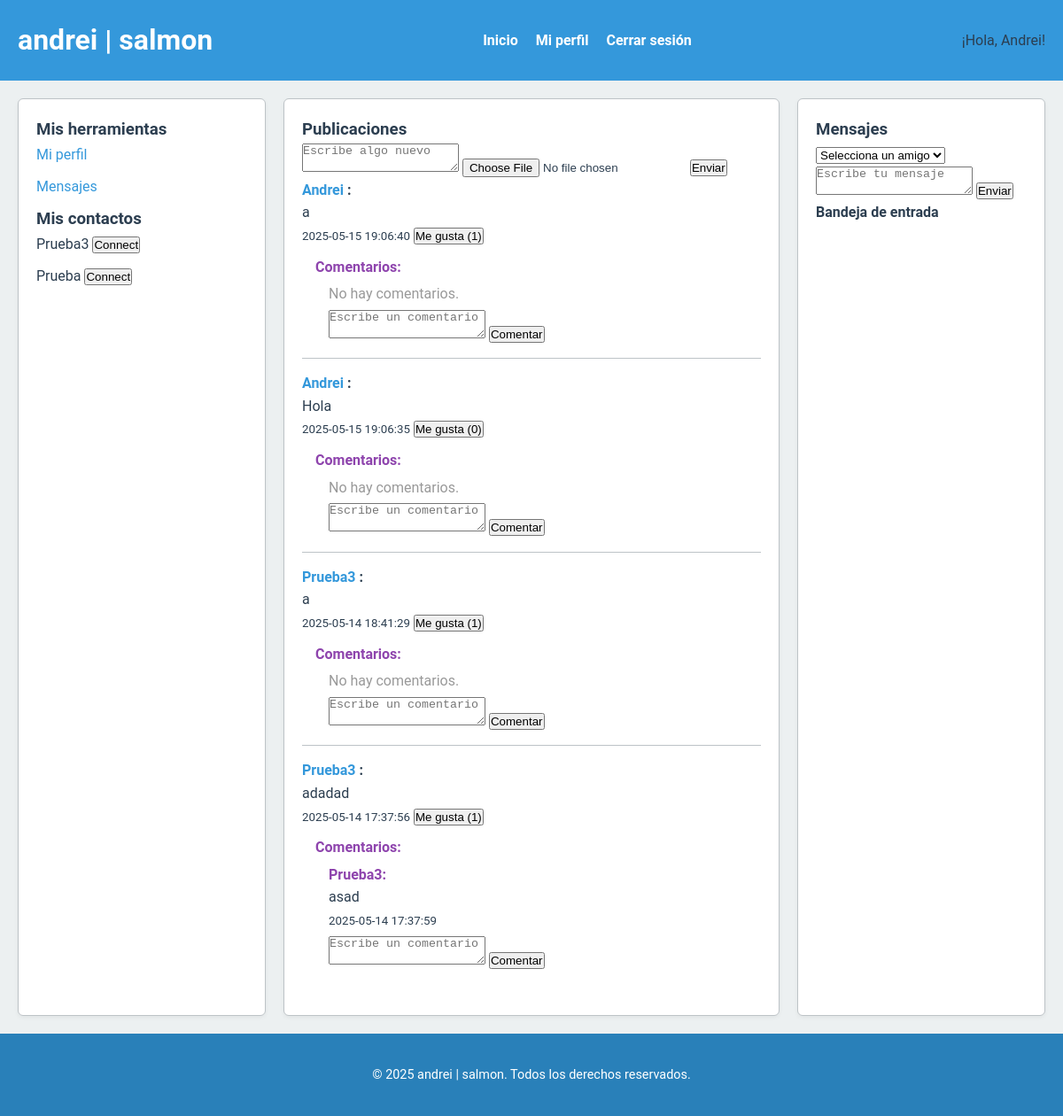
Before: /index.php (signed in) with the older database file.
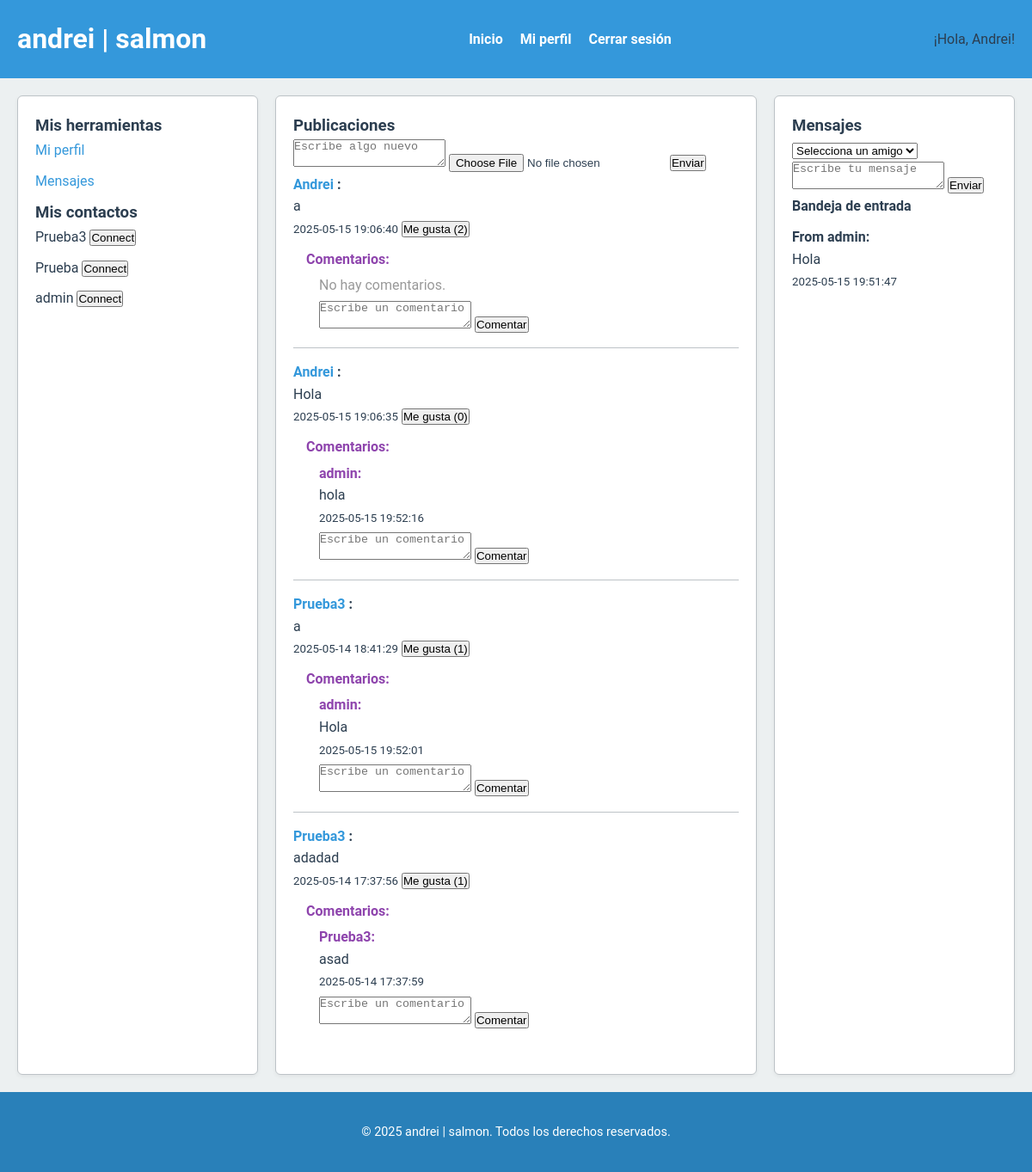
After: the same page with the newer database file.
### tables this page shows
CREATE TABLE users (
            id INTEGER PRIMARY KEY AUTOINCREMENT,
            username TEXT UNIQUE NOT NULL,
            password TEXT NOT NULL
        );

CREATE TABLE comments (
            id INTEGER PRIMARY KEY AUTOINCREMENT,
            post_id INTEGER NOT NULL,
            user_id INTEGER NOT NULL,
            content TEXT NOT NULL,
            created_at DATETIME DEFAULT CURRENT_TIMESTAMP,
            FOREIGN KEY(post_id) REFERENCES posts(id),
            FOREIGN KEY(user_id) REFERENCES users(id)
        );

CREATE TABLE messages (
            id INTEGER PRIMARY KEY AUTOINCREMENT,
            sender_id INTEGER NOT NULL,
            recipient_id INTEGER NOT NULL,
            content TEXT NOT NULL,
            created_at DATETIME DEFAULT CURRENT_TIMESTAMP,
            FOREIGN KEY(sender_id) REFERENCES users(id),
            FOREIGN KEY(recipient_id) REFERENCES users(id)
        );

### src/Models/User.php (called while the page is built, shortened)
<?php
class User {
    private $db;
    public function __construct($db) {
        $this->db = $db;
    }
    public function findById($id) {
        $stmt = $this->db->prepare('SELECT * FROM users WHERE id = ?');
        $stmt->bindValue(1, $id, SQLITE3_INTEGER);
        $result = $stmt->execute();
        return $result->fetchArray(SQLITE3_ASSOC);
    }
    public function getAllExcept($excludeId) {
        $stmt = $this->db->prepare('SELECT * FROM users WHERE id != ?');
        $stmt->bindValue(1, $excludeId, SQLITE3_INTEGER);
        $result = $stmt->execute();
        $users = [];
        while ($row = $result->fetchArray(SQLITE3_ASSOC)) {
            $users[] = $row;
        }
        return $users;
    }
}
?>

### src/Helpers/Utils.php (called while the page is built, shortened)
<?php
function escape($string) {
    return htmlspecialchars($string, ENT_QUOTES, 'UTF-8');
}
?>

### src/Models/Post.php (called while the page is built, shortened)
<?php
class Post {
    private $db;
    public function __construct($db) {
        $this->db = $db;
    }
    public function getFeedPosts($userId) {
        $stmt = $this->db->prepare('
            SELECT
                posts.id AS post_id,
                posts.user_id AS post_user_id,
                posts.content,
                posts.image_path,
                posts.created_at,
                users.username,
                (SELECT COUNT(*) FROM likes WHERE likes.post_id = posts.id) AS like_count
            FROM posts
            JOIN users ON posts.user_id = users.id
            WHERE posts.user_id = ?
               OR posts.user_id IN (SELECT friend_id FROM connections WHERE user_id = ?)
            ORDER BY posts.created_at DESC
        ');
        $stmt->bindValue(1, $userId, SQLITE3_INTEGER);
        $stmt->bindValue(2, $userId, SQLITE3_INTEGER);
        $result = $stmt->execute();
        $posts = [];
        while ($row = $result->fetchArray(SQLITE3_ASSOC)) {
            $posts[] = $row;
        }
        return $posts;
    }
}
?>

### src/Models/Comment.php (called while the page is built, shortened)
<?php
class Comment {
    private $db;
    public function __construct($db) {
        $this->db = $db;
    }
    public function getCommentsByPostId($postId) {
        $stmt = $this->db->prepare('
            SELECT c.*, u.username
            FROM comments c
            JOIN users u ON c.user_id = u.id
            WHERE c.post_id = ?
            ORDER BY c.created_at ASC
        ');
        $stmt->bindValue(1, $postId, SQLITE3_INTEGER);
        $result = $stmt->execute();
        $comments = [];
        while ($row = $result->fetchArray(SQLITE3_ASSOC)) {
            $comments[] = $row;
        }
        return $comments;
    }
}
?>

### src/Models/Message.php (called while the page is built, shortened)
<?php
class Message {
    private $db;
    public function __construct($db) {
        $this->db = $db;
    }
    public function getInbox($userId) {
        $stmt = $this->db->prepare('
            SELECT m.*, u.username AS sender_username
            FROM messages m
            JOIN users u ON m.sender_id = u.id
            WHERE m.recipient_id = ?
            ORDER BY m.created_at DESC
        ');
        $stmt->bindValue(1, $userId, SQLITE3_INTEGER);
        $result = $stmt->execute();
        $messages = [];
        while ($row = $result->fetchArray(SQLITE3_ASSOC)) {
            $messages[] = $row;
        }
        return $messages;
    }
}
?>

### views/home.php (the view, shortened to what this page needs)
<?php
include_once __DIR__ . '/header.php';
if (!isset($db)) {
    $db = (new Database())->getConnection();
}
require_once __DIR__ . '/../src/Models/Post.php';
$postModel = new Post($db);
$posts = $postModel->getFeedPosts($_SESSION['user_id']);
require_once __DIR__ . '/../src/Models/Comment.php';
$commentModel = new Comment($db);
foreach ($posts as &$post) {
    $post['comments'] = $commentModel->getCommentsByPostId($post['post_id']);
}
$others = $userModel->getAllExcept($_SESSION['user_id']);
require_once __DIR__ . '/../src/Models/Message.php';
$messageModel = new Message($db);
$messages = $messageModel->getInbox($_SESSION['user_id']);
?>
<main>
    <div class="left pane">
        <h3>Mis herramientas</h3>
        <ul>
            <li><a href="?action=profile">Mi perfil</a></li>
            <li><a href="#messages">Mensajes</a></li>
        </ul>
        <h3>Mis contactos</h3>
        <ul>
            <?php foreach ($others as $other): ?>
                <li>
                    <?php echo escape($other['username']); ?>
                    <form method="post" style="display:inline;">
                        <button type="submit">Connect</button>
                    </form>
                </li>
            <?php endforeach; ?>
        </ul>
    </div>
    <div class="center pane">
        <h3>Publicaciones</h3>
        <form method="post" enctype="multipart/form-data">
            <textarea name="content" placeholder="Escribe algo nuevo" required></textarea>
            <input type="file" name="image" accept=".jpg,.jpeg,.png">
            <button type="submit">Enviar</button>
        </form>
        <?php foreach ($posts as $post): ?>
            <div class="post">
                <strong>
                    <a href="?action=profile&user_id=<?php echo $post['post_user_id']; ?>">
                        <?php echo escape($post['username']); ?>
                    </a>:
                </strong>
                <p><?php echo escape($post['content']); ?></p>
                <small><?php echo escape($post['created_at']); ?></small>
                <form method="post" style="display:inline;">
                    <button type="submit">Me gusta (<?php echo $post['like_count']; ?>)</button>
                </form>
                <div class="comments" style="margin-top:10px;">
                    <strong>Comentarios:</strong>
                    <?php if (!empty($post['comments'])): ?>
                        <?php foreach ($post['comments'] as $comment): ?>
                            <div style="margin: 5px 0 0 15px;">
                                <strong><?php echo escape($comment['username']); ?>:</strong>
                                <p style="margin:0;"><?php echo escape($comment['content']); ?></p>
                                <small><?php echo escape($comment['created_at']); ?></small>
                            </div>
                        <?php endforeach; ?>
                    <?php else: ?>
                        <p style="margin: 5px 0 0 15px; color:#999;">No hay comentarios.</p>
                    <?php endif; ?>
                    <form method="post" style="margin-top: 5px; margin-left:15px;">
                        <textarea name="comment_content" rows="2" placeholder="Escribe un comentario" required></textarea>
                        <button type="submit">Comentar</button>
                    </form>
                </div>
            </div>
        <?php endforeach; ?>
    </div>
    <div class="right pane" id="messages">
        <h3>Mensajes</h3>
        <form method="post">
            <select name="recipient_id" required>
                <option value="" disabled selected>Selecciona un amigo</option>
            </select>
            <textarea name="message_content" placeholder="Escribe tu mensaje" required></textarea>
            <button type="submit">Enviar</button>
        </form>
        <h4>Bandeja de entrada</h4>
        <?php foreach ($messages as $message): ?>
            <div class="message">
                <strong>From <?php echo escape($message['sender_username']); ?>:</strong>
                <p><?php echo escape($message['content']); ?></p>
                <small><?php echo escape($message['created_at']); ?></small>
            </div>
        <?php endforeach; ?>
    </div>
</main>
<?php
include_once __DIR__ . '/footer.php';
?>

### public/index.php (shortened to what this page needs)
<?php
require_once __DIR__ . '/../src/Helpers/Utils.php';
$dbConnection = (new Database())->getConnection();
$action = $_GET['action'] ?? ($_POST['action'] ?? '');
switch ($action) {
    default:
        if (isset($_SESSION['user_id'])) {
            require_once __DIR__ . '/../src/Models/User.php';
            $userModel = new User($dbConnection);
            $user = $userModel->findById($_SESSION['user_id']);
            require_once __DIR__ . '/../views/home.php';
        } else {
            header("Location: index.php?action=login");
            exit;
        }
        break;
}
?>

### views/header.php (shortened to what this page needs)
<!DOCTYPE html>
<html lang="es">
<head>
    <link rel="stylesheet" href="assets/css/styles.css">
</head>
<body>
<header>
    <div class="header-container">
        <h1>andrei | salmon</h1>
        <nav>
            <ul>
                <li><a href="index.php">Inicio</a></li>
                <li><a href="index.php?action=profile">Mi perfil</a></li>
                <li><a href="?action=logout">Cerrar sesión</a></li>
            </ul>
        </nav>
        <div class="user-info">
            <?php
            if (isset($user) && isset($user['username'])) {
                echo "¡Hola, " . escape($user['username']) . "!";
            } else {
                echo "¡Hola, Usuario!";
            }
            ?>
        </div>
    </div>
</header>

### views/footer.php (shortened to what this page needs)
<footer>
    <div class="container">
        <p>&copy; <?php echo date("Y"); ?> andrei | salmon. Todos los derechos reservados.</p>
    </div>
</footer>
</body>
</html>

### public/assets/css/styles.css (style rules this page uses)
* { margin: 0; padding: 0; box-sizing: border-box; }
:root { --primary-color: #3498db; --primary-dark: #2980b9; --accent-color: #8e44ad; --bg-color: #ecf0f1; --text-color: #2c3e50; --divider-color: #bdc3c7; --error-color: #e74c3c; --font-family: 'Roboto', sans-serif; }
body { font-family: var(--font-family); font-size: 16px; background-color: var(--bg-color); color: var(--text-color); line-height: 1.6; }
header { background-color: var(--primary-color); padding: 20px 0; }
.header-container { max-width: 1200px; margin: 0 auto; padding: 0 20px; display: flex; justify-content: space-between; align-items: center; }
header h1 { font-size: 2rem; color: #fff; }
header nav ul { list-style: none; display: flex; gap: 20px; }
header nav ul li a { color: #fff; text-decoration: none; font-weight: bold; transition: color 0.2s ease-in-out; }
footer { background-color: var(--primary-dark); padding: 15px 0; text-align: center; color: #fff; font-size: 0.9rem; }
.container { max-width: 1200px; margin: 0 auto; padding: 20px; }
form { width: 100%; }
main { max-width: 1200px; margin: 20px auto; display: grid; grid-template-columns: 1fr 2fr 1fr; gap: 20px; padding: 0 20px; }
.pane { background: #fff; border: 1px solid var(--divider-color); border-radius: 6px; padding: 20px; box-shadow: 0 2px 5px rgba(0, 0, 0, 0.05); }
.pane ul { list-style: none; padding-left: 0; }
.pane ul li { margin-bottom: 10px; }
.post { border-bottom: 1px solid var(--divider-color); padding-bottom: 15px; margin-bottom: 15px; }
.post:last-child { border-bottom: none; }
.comments { margin-top: 10px; padding-left: 15px; }
.comments div { margin-bottom: 10px; }
.comments strong { color: var(--accent-color); }
.message { border-bottom: 1px solid var(--divider-color); padding: 10px 0; }
.message:last-child { border-bottom: none; }
a { text-decoration: none; color: var(--primary-color); transition: color 0.2s; }

Changed rows visible on the page:
added users: username "admin"
added comments: user.username "admin", content "hola", created_at "2025-05-15 19:52:16", shown under "Andrei"
added comments: user.username "admin", content "Hola", created_at "2025-05-15 19:52:01", shown under "Prueba3"
added messages: sender.username "admin", content "Hola", created_at "2025-05-15 19:51:47"
Other visible differences:
new list line: "Andrei : a 2025-05-15 19:06:40 Me gusta ( 2 ) Comentarios: No hay comentarios.  Comentar"
list line gone: "Andrei : a 2025-05-15 19:06:40 Me gusta ( 1 ) Comentarios: No hay comentarios.  Comentar"
list line gone: "No hay comentarios."
